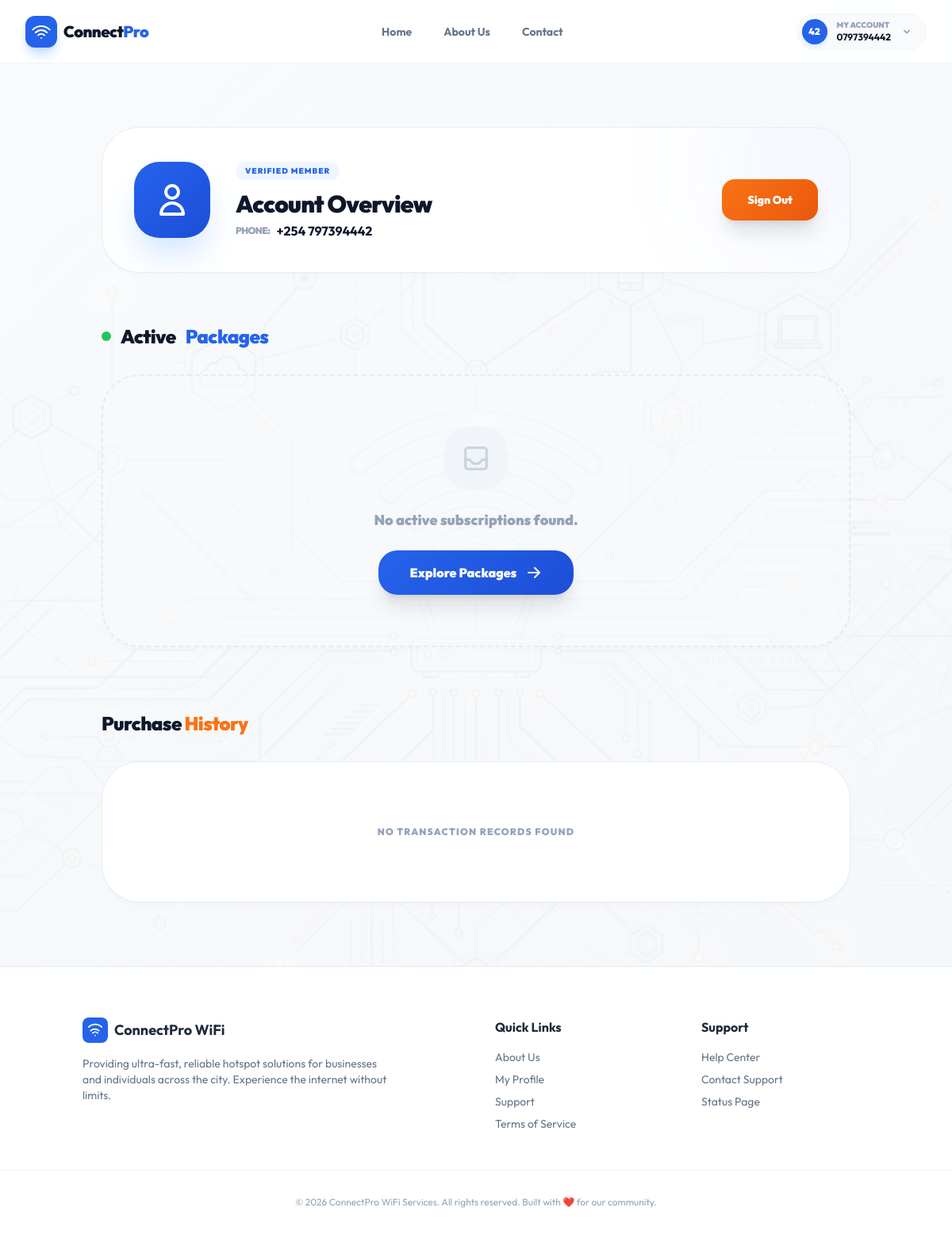
Page /portal/profile/ (signed in) on the committed database.
### apps/accounts/models.py (models this page shows)
class User(AbstractUser):
    username = None
    id = models.UUIDField(primary_key=True, default=uuid.uuid4, editable=False)
    phone_number = models.CharField(max_length=15, unique=True, db_index=True)
    email = models.EmailField(blank=True, null=True)
    USERNAME_FIELD = 'phone_number'
    REQUIRED_FIELDS = []
    objects = UserManager()
    @property
    def formatted_phone(self):
        phone = str(self.phone_number)
        if phone.startswith('254'):
            return phone[3:]
        if phone.startswith('0'):
            return phone[1:]
        return phone
    class Meta:
        verbose_name = 'User'
        verbose_name_plural = 'Users'

### apps/portal/views.py (the view)
# urls.py: path('profile/', ProfileView.as_view(), name='profile'),
class ProfileView(LoginRequiredMixin, View):
    def get(self, request):
        active_sessions = HotspotSession.objects.filter(
            user=request.user,
            is_active=True,
            end_time__gt=timezone.now()
        ).order_by('-start_time')
        past_sessions = HotspotSession.objects.filter(
            user=request.user
        ).order_by('-start_time')
        return render(request, 'portal/profile.html', {
            'active_sessions': active_sessions,
            'past_sessions': past_sessions
        })

### apps/portal/templates/portal/profile.html (shortened to what this page needs)
{% extends 'portal/base.html' %}
{% block content %}
<div class="max-w-6xl mx-auto py-8 px-6">
    <div class="premium-card p-10 rounded-[3rem] flex flex-col md:flex-row items-center gap-8 mb-16 relative overflow-hidden">
        <div class="absolute -right-20 -top-20 w-64 h-64 bg-primary/5 rounded-full blur-3xl"></div>
        <div class="w-24 h-24 bg-gradient-to-br from-primary to-blue-700 rounded-[2rem] flex items-center justify-center text-white shadow-2xl shadow-blue-200 relative z-10 animate-float">
            <svg xmlns="http://www.w3.org/2000/svg" class="h-12 w-12" fill="none" viewBox="0 0 24 24" stroke="currentColor">
                <path stroke-linecap="round" stroke-linejoin="round" stroke-width="2" d="M16 7a4 4 0 11-8 0 4 4 0 018 0zM12 14a7 7 0 00-7 7h14a7 7 0 00-7-7z" />
            </svg>
        </div>
        <div class="text-center md:text-left flex-grow relative z-10">
            <div class="inline-flex items-center gap-2 px-3 py-1 bg-blue-50 text-primary rounded-full text-[10px] font-black uppercase tracking-widest mb-3">
                Verified Member
            </div>
            <h1 class="text-3xl font-black text-slate-900 mb-1 tracking-tight">Account Overview</h1>
            <p class="text-slate-500 font-bold flex items-center justify-center md:justify-start gap-2">
                <span class="text-xs font-black text-slate-400 uppercase tracking-tighter">Phone:</span>
                <span class="text-slate-900">+254 {{ user.formatted_phone }}</span>
            </p>
        </div>
        <div class="flex gap-4 relative z-10">
            <a href="{% url 'logout' %}" class="btn-secondary text-white px-8 py-4 rounded-2xl font-black text-sm shadow-xl transition-all">
                Sign Out
            </a>
        </div>
    </div>
    <div class="mb-20">
        <div class="flex items-center justify-between mb-8">
            <h2 class="text-2xl font-black text-slate-900 tracking-tight flex items-center gap-3">
                <span class="w-3 h-3 bg-green-500 rounded-full animate-pulse"></span>
                Active <span class="text-primary">Packages</span>
            </h2>
        </div>
        {% if active_sessions %}
            <div class="grid grid-cols-1 md:grid-cols-2 gap-8">
                {% for session in active_sessions %}
                <div class="bg-gradient-to-br from-primary via-blue-700 to-blue-900 p-10 rounded-[3rem] text-white shadow-2xl shadow-blue-200 relative overflow-hidden group">
                    <div class="absolute -right-20 -bottom-20 w-64 h-64 bg-white/10 rounded-full group-hover:scale-110 transition-transform duration-700"></div>
                    <div class="absolute -left-20 -top-20 w-48 h-48 bg-orange-400/20 rounded-full blur-3xl"></div>
                    <div class="relative z-10">
                        <div class="flex justify-between items-start mb-10">
                            <div>
                                <span class="text-[10px] font-black uppercase tracking-[0.2em] text-blue-200 block mb-2">Current Subscription</span>
                                <h3 class="text-3xl font-black tracking-tight">{{ session.package.name }}</h3>
                            </div>
                            <div class="bg-white/20 backdrop-blur-md px-4 py-2 rounded-2xl text-[10px] font-black uppercase tracking-widest border border-white/20">Active</div>
                        </div>
                        <div class="grid grid-cols-2 gap-8 pt-8 border-t border-white/10">
                            <div>
                                <span class="text-[10px] text-blue-200 block mb-1 font-black uppercase tracking-widest">Expires On</span>
                                <span class="font-black text-xl leading-none">{{ session.end_time|date:"d M Y" }}</span>
                                <span class="block text-xs text-blue-200 mt-1 font-bold">{{ session.end_time|date:"H:i" }} HRS</span>
                            </div>
                            <div>
                                <span class="text-[10px] text-blue-200 block mb-1 font-black uppercase tracking-widest">Connection</span>
                                <span class="font-black text-xl leading-none">{{ session.package.mbps_down }} Mbps</span>
                                <span class="block text-xs text-blue-200 mt-1 font-bold italic">Unlimited Data</span>
                            </div>
                        </div>
                    </div>
                </div>
                {% endfor %}
            </div>
        {% else %}
            <div class="premium-card p-16 rounded-[3rem] text-center bg-slate-50/50 border-dashed border-2">
                <div class="w-20 h-20 bg-slate-100 rounded-[2rem] flex items-center justify-center mx-auto mb-6 text-slate-300">
                </div>
                <p class="text-slate-400 font-black text-lg mb-6">No active subscriptions found.</p>
                <a href="{% url 'portal-index' %}" class="btn-primary text-white px-10 py-4 rounded-[1.5rem] font-black shadow-xl inline-flex items-center gap-3 group">
                    Explore Packages
                </a>
            </div>
        {% endif %}
    </div>
    <div>
        <h2 class="text-2xl font-black text-slate-900 tracking-tight mb-8">
            Purchase <span class="text-secondary">History</span>
        </h2>
        <div class="premium-card rounded-[3rem] overflow-hidden">
            {% if past_sessions %}
                <div class="overflow-x-auto">
                    <table class="w-full text-left border-collapse">
                        <thead class="bg-slate-50 border-b border-slate-100">
                            <tr>
                                <th class="px-10 py-6 text-[11px] font-black text-slate-400 uppercase tracking-[0.2em]">Transaction Date</th>
                                <th class="px-10 py-6 text-[11px] font-black text-slate-400 uppercase tracking-[0.2em]">Package Details</th>
                                <th class="px-10 py-6 text-[11px] font-black text-slate-400 uppercase tracking-[0.2em]">Amount Paid</th>
                                <th class="px-10 py-6 text-[11px] font-black text-slate-400 uppercase tracking-[0.2em]">Status</th>
                            </tr>
                        </thead>
                        <tbody class="divide-y divide-slate-50">
                            {% for session in past_sessions %}
                            <tr class="hover:bg-blue-50/30 transition-colors group">
                                <td class="px-10 py-6">
                                    <div class="flex flex-col">
                                        <span class="text-sm font-black text-slate-900">{{ session.start_time|date:"d M, Y" }}</span>
                                        <span class="text-[10px] text-slate-400 font-bold">{{ session.start_time|date:"H:i" }} HRS</span>
                                    </div>
                                </td>
                                <td class="px-10 py-6">
                                    <span class="text-sm font-black text-slate-700 group-hover:text-primary transition-colors">{{ session.package.name }}</span>
                                </td>
                                <td class="px-10 py-6">
                                    <span class="text-sm font-black text-slate-900">KES {{ session.package.price|floatformat:0 }}</span>
                                </td>
                                <td class="px-10 py-6">
                                    {% if session.is_active and session.end_time > now %}
                                        <span class="px-4 py-1.5 bg-green-50 text-green-600 rounded-xl text-[10px] font-black uppercase tracking-wider">Active</span>
                                    {% else %}
                                        <span class="px-4 py-1.5 bg-slate-100 text-slate-400 rounded-xl text-[10px] font-black uppercase tracking-wider">Completed</span>
                                    {% endif %}
                                </td>
                            </tr>
                            {% endfor %}
                        </tbody>
                    </table>
                </div>
            {% else %}
                <div class="p-20 text-center">
                    <p class="text-slate-400 font-black uppercase tracking-widest text-xs">No transaction records found</p>
                </div>
            {% endif %}
        </div>
    </div>
</div>
{% endblock %}

### apps/portal/templates/portal/base.html (shortened to what this page needs)
{% load static %}
<!DOCTYPE html>
<html lang="en">
<head>
    <script src="https://cdn.tailwindcss.com"></script>
</head>
<body class="text-slate-800 flex flex-col pt-20">
    <nav class="fixed top-0 left-0 w-full bg-white/90 backdrop-blur-xl border-b border-slate-100 z-50 h-20">
    <div class="max-w-7xl mx-auto px-4 md:px-8 h-full flex items-center justify-between">
        <div class="flex items-center gap-4">
            <a href="{% url 'portal-index' %}" class="flex items-center gap-2 group">
                <div class="w-10 h-10 bg-primary rounded-xl flex items-center justify-center shadow-lg shadow-blue-200 group-hover:scale-105 transition-transform">
                </div>
                <span class="text-xl font-black text-slate-900 tracking-tight hidden sm:block">Connect<span class="text-primary">Pro</span></span>
            </a>
        </div>
        <div class="hidden md:flex items-center gap-10 text-sm font-bold text-slate-500">
            <a href="{% url 'portal-index' %}" class="hover:text-primary transition-colors relative group">
                Home
            </a>
            <a href="{% url 'about' %}" class="hover:text-primary transition-colors relative group">
                About Us
            </a>
            <a href="{% url 'contact' %}" class="hover:text-primary transition-colors relative group">
                Contact
            </a>
        </div>
        <div class="flex items-center gap-4 relative">
            {% if user.is_authenticated %}
                <button id="user-menu-btn" class="flex items-center gap-3 p-1.5 pr-4 rounded-full bg-slate-50 border border-slate-100 hover:border-primary/20 hover:bg-white transition-all group">
                    <div class="w-8 h-8 rounded-full bg-primary text-white flex items-center justify-center font-black text-xs shadow-md shadow-blue-100">
                        {{ user.phone_number|slice:"-2:" }}
                    </div>
                    <div class="hidden sm:block text-left">
                        <p class="text-[10px] font-black text-slate-400 uppercase leading-none mb-1">My Account</p>
                        <p class="text-xs font-bold text-slate-900 leading-none">{{ user.phone_number }}</p>
                    </div>
                </button>
            {% else %}
                <a href="{% url 'login' %}" class="text-sm font-bold text-primary hover:underline">Login</a>
                <a href="{% url 'register' %}" class="bg-primary text-white px-6 py-2.5 rounded-xl text-sm font-bold hover:bg-blue-700 shadow-lg shadow-blue-200 transition-all">Join Now</a>
            {% endif %}
        </div>
    </div>
</nav>
    <main class="flex-grow container mx-auto px-4 py-12">
        {% block content %}{% endblock %}
    </main>
    <footer class="bg-white border-t border-slate-200 pt-16 pb-8">
        <div class="container mx-auto px-4 grid grid-cols-1 md:grid-cols-4 gap-12 mb-12">
            <div class="col-span-1 md:col-span-2">
                <div class="flex items-center gap-2 mb-4">
                    <div class="w-8 h-8 bg-primary rounded-lg flex items-center justify-center">
                        <svg xmlns="http://www.w3.org/2000/svg" class="h-5 w-5 text-white" fill="none" viewBox="0 0 24 24" stroke="currentColor">
                            <path stroke-linecap="round" stroke-linejoin="round" stroke-width="2" d="M8.111 16.404a5.5 5.5 0 017.778 0M12 20h.01m-7.08-7.071a9.05 9.05 0 0112.728 0m-15.557-5.657a14 14 0 0119.8 0" />
                        </svg>
                    </div>
                    <span class="text-lg font-bold">ConnectPro WiFi</span>
                </div>
                <p class="text-slate-500 text-sm max-w-sm">
                    Providing ultra-fast, reliable hotspot solutions for businesses and individuals across the city. Experience the internet without limits.
                </p>
            </div>
            <div>
                <h4 class="font-bold mb-4">Quick Links</h4>
                <ul class="space-y-2 text-sm text-slate-500">
                    <li><a href="{% url 'about' %}" class="hover:text-primary">About Us</a></li>
                    <li><a href="{% url 'profile' %}" class="hover:text-primary">My Profile</a></li>
                    <li><a href="{% url 'contact' %}" class="hover:text-primary">Support</a></li>
                    <li><a href="#" class="hover:text-primary">Terms of Service</a></li>
                </ul>
            </div>
            <div>
                <h4 class="font-bold mb-4">Support</h4>
                <ul class="space-y-2 text-sm text-slate-500">
                    <li><a href="#" class="hover:text-primary">Help Center</a></li>
                    <li><a href="#" class="hover:text-primary">Contact Support</a></li>
                    <li><a href="#" class="hover:text-primary">Status Page</a></li>
                </ul>
            </div>
        </div>
        <div class="text-center text-slate-400 text-xs border-t border-slate-100 pt-8">
            &copy; 2026 ConnectPro WiFi Services. All rights reserved. Built with ❤️ for our community.
        </div>
    </footer>
</body>
</html>

### rows in the picture
User: phone_number "42", phone_number "0797394442", formatted_phone "797394442"
